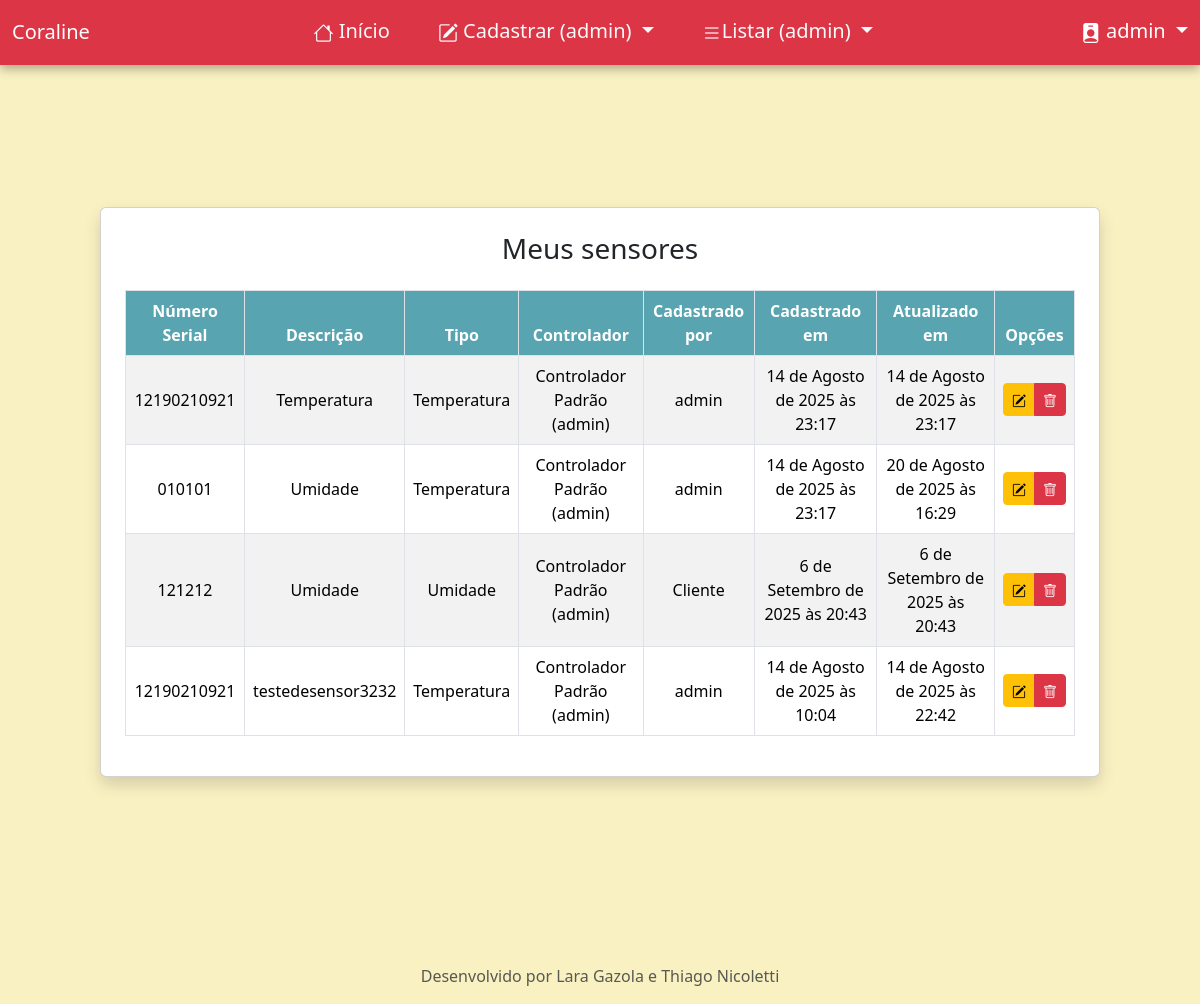
Page /listar/sensor/ (signed in) on the earlier database version.
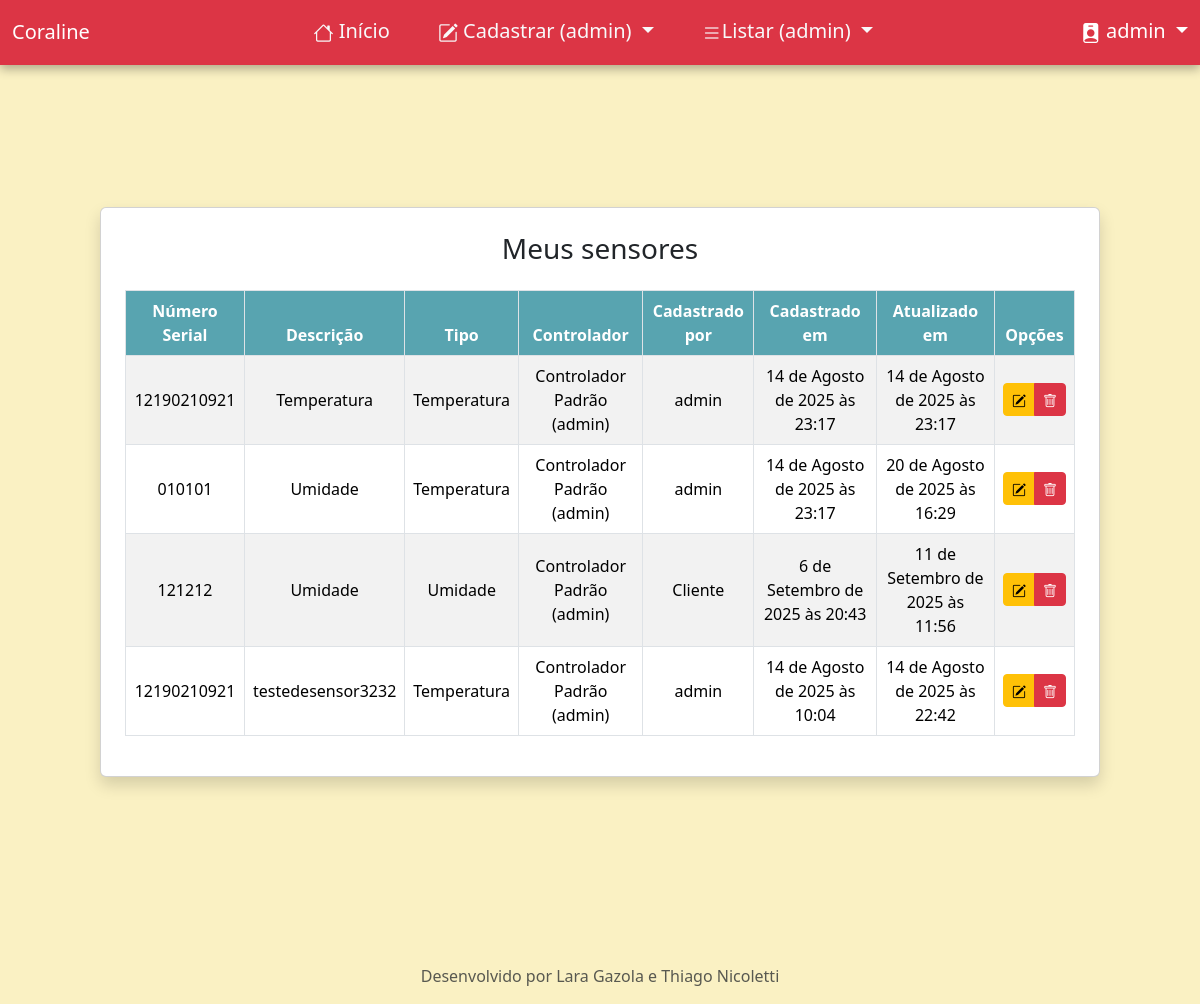
Same page on the later database version.
### paginasweb/models.py (models this page shows, shortened)
class Sensor(models.Model):
    numero_serial = models.CharField(max_length=255, verbose_name="Número Serial")
    descricao = models.CharField(max_length=255, verbose_name="Descrição")
    tipo_sensor = models.CharField(max_length=30, choices=TIPO_SENSOR, default="1")
    controlador = models.ForeignKey(Controlador, on_delete=models.CASCADE)
    cadastrado_por = models.ForeignKey(User, on_delete=models.CASCADE, related_name='sensores')
    cadastrado_em = models.DateTimeField(auto_now_add=True)
    atualizado_em = models.DateTimeField(auto_now=True)
    class Meta:
        ordering = ['descricao', 'cadastrado_em']

class Controlador(models.Model):
    nome = models.CharField(max_length=255, verbose_name="Nome", default="Controlador Padrão")
    descricao = models.CharField(max_length=255, verbose_name="Descrição")
    usuario = models.ForeignKey(User, on_delete=models.PROTECT)
    cadastrado_por = models.ForeignKey(User, on_delete=models.CASCADE, related_name='controladores')
    cadastrado_em = models.DateTimeField(auto_now_add=True)
    atualizado_em = models.DateTimeField(auto_now=True)
    def __str__(self):
        return f"{self.nome} ({self.usuario})"
    class Meta:
        ordering = ['nome', 'cadastrado_em']

### paginasweb/views.py (the view)
# urls.py: path("listar/sensor/", SensorList.as_view(), name="listar-sensor"),
class SensorList(GroupRequiredMixin, SuccessMessageMixin, LoginRequiredMixin, ListView):
    group_required = [u"Administrador", u"Usuário"]
    model = Sensor
    template_name = 'paginasweb/sensor.html'
    def get_queryset(self):
        queryset = Sensor.objects.all()
        return queryset.filter(controlador__usuario=self.request.user)
    def get_context_data(self, **kwargs):
        context = super().get_context_data(**kwargs)
        if context['sou_admin']:
            sensores = Sensor.objects.all()
            sensores = sensores.exclude(controlador__usuario=self.request.user)
            context['todos_sensores'] = sensores
        return context

### paginasweb/views.py (called while the page is built)
    def get_context_data(self, **kwargs):
        context = super().get_context_data(**kwargs)
        if self.request.user.groups.filter(name='Administrador').exists():
            context['sou_admin'] = True
        else:
            context['sou_admin'] = False
        return context

### paginasweb/templates/paginasweb/sensor.html (shortened to what this page needs)
{% extends "paginasweb/bootstrap.html" %}
{% load static %}
{% block conteudo %}
<div class="d-flex justify-content-center align-items-center flex-column min-vh-100 p-4" style="margin-top: 2rem; margin-bottom: 2rem;">
  <div class="card p-4 shadow mb-5" style="width: 100%; max-width: 1000px;">
    <h3 class="text-center mb-4">Meus sensores</h3>
    <div class="table-responsive">
      <table class="table table-striped table-hover table-bordered align-middle text-center">
        <thead>
          <tr>
            <th style="background-color: #58a4b0; color: white;">Número Serial</th>
            <th style="background-color: #58a4b0; color: white;">Descrição</th>
            <th style="background-color: #58a4b0; color: white;">Tipo</th>
            <th style="background-color: #58a4b0; color: white;">Controlador</th>
            <th style="background-color: #58a4b0; color: white;">Cadastrado por</th>
            <th style="background-color: #58a4b0; color: white;">Cadastrado em</th>
            <th style="background-color: #58a4b0; color: white;">Atualizado em</th>
            {% if sou_admin %}
            <th style="background-color: #58a4b0; color: white;">Opções</th>
            {% endif %}
          </tr>
        </thead>
        <tbody>
          {% for obj in object_list %}
          <tr>
            <td>{{ obj.numero_serial }}</td>
            <td>{{ obj.descricao }}</td>
            <td>{{ obj.get_tipo_sensor_display }}</td>
            <td>{{ obj.controlador }}</td>
            <td>{{ obj.cadastrado_por }}</td>
            <td>{{ obj.cadastrado_em }}</td>
            <td>{{ obj.atualizado_em }}</td>
            {% if sou_admin %}
            <td>
              <div class="btn-group">
                <a href="{% url 'editar-sensor-admin' obj.pk %}" class="btn btn-sm btn-warning"><i class="bi bi-pencil-square"></i></a>
                <a href="{% url 'excluir-sensor-admin' obj.pk %}" class="btn btn-sm btn-danger"><i class="bi bi-trash"></i></a>
              </div>
              {% else %}
              -
            </td>
            {% endif %}
          </tr>
          {% empty %}
          <tr>
            <td colspan="7">Nenhum controlador do admin encontrado.</td>
          </tr>
          {% endfor %}
        </tbody>
      </table>
    </div>
  </div>
</div>
{% endblock %}

Differences in the rows shown:
changed Sensor "Cliente": atualizado_em "6 de Setembro de 2025 às 20:43" → "11 de Setembro de 2025 às 11:56"
